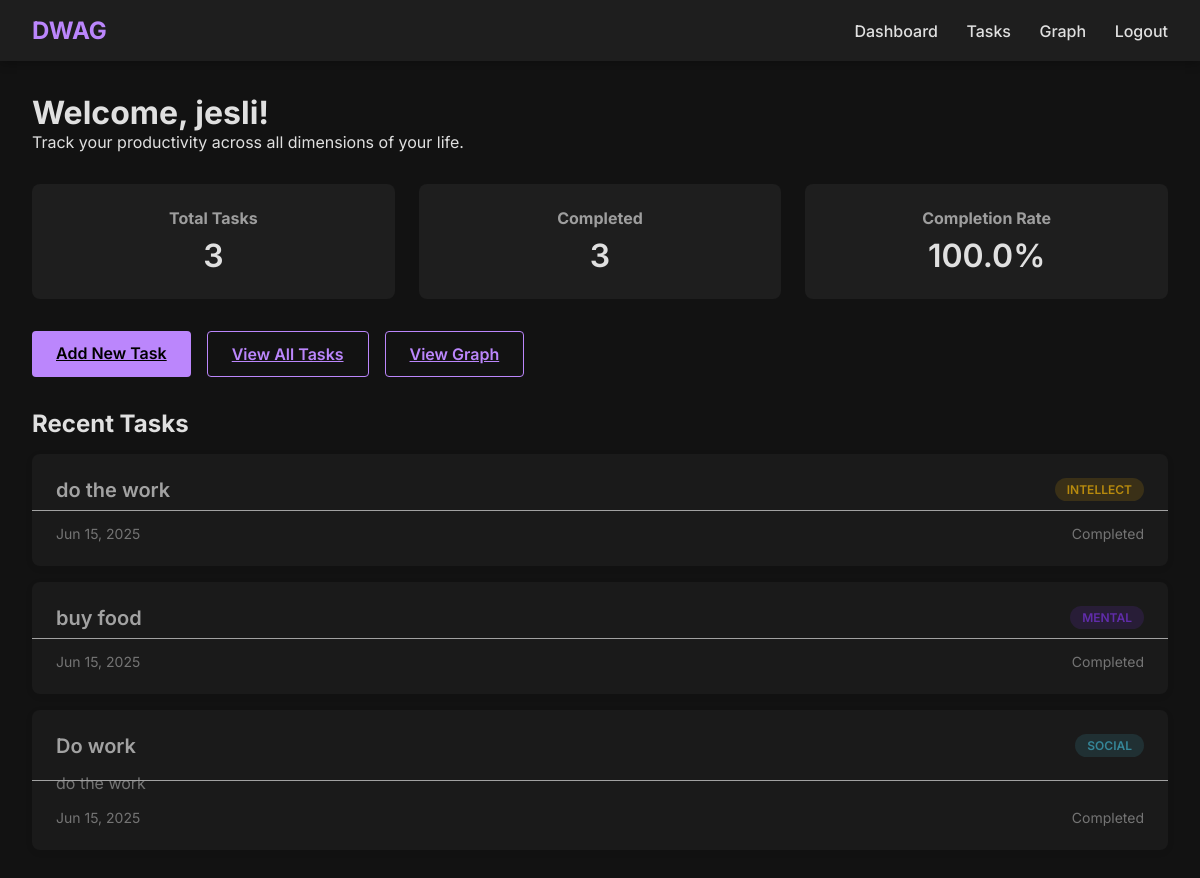
The page /dashboard (signed in) on the database its author committed.
### app.py (models this page shows)
class User(db.Model):
    id = db.Column(db.Integer, primary_key=True)
    username = db.Column(db.String(80), unique=True, nullable=False)
    email = db.Column(db.String(120), unique=True, nullable=False)
    password = db.Column(db.String(200), nullable=False)
    tasks = db.relationship('Task', backref='user', lazy=True)

class Task(db.Model):
    id = db.Column(db.Integer, primary_key=True)
    title = db.Column(db.String(100), nullable=False)
    description = db.Column(db.Text)
    category = db.Column(db.String(50), nullable=False)
    completed = db.Column(db.Boolean, default=False)
    date_created = db.Column(db.DateTime, default=datetime.utcnow)
    user_id = db.Column(db.Integer, db.ForeignKey('user.id'), nullable=False)

### app.py (the view)
@app.route('/dashboard')
def dashboard():
    if 'user_id' not in session:
        return redirect(url_for('login'))
    user = User.query.get(session['user_id'])
    return render_template('dashboard.html', user=user)

### templates/dashboard.html (shortened to what this page needs)
{% extends "base.html" %}
{% block content %}
<div class="dashboard-header">
    <h1>Welcome, {{ user.username }}!</h1>
    <p>Track your productivity across all dimensions of your life.</p>
</div>
<div class="dashboard-stats">
    <div class="stat-card">
        <h3>Total Tasks</h3>
        <p>{{ user.tasks|length }}</p>
    </div>
    <div class="stat-card">
        <h3>Completed</h3>
        <p>{{ user.tasks|selectattr('completed')|list|length }}</p>
    </div>
    <div class="stat-card">
        <h3>Completion Rate</h3>
        <p>
            {% if user.tasks|length > 0 %}
                {{ (user.tasks|selectattr('completed')|list|length / user.tasks|length * 100)|round(1) }}%
            {% else %}
                0%
            {% endif %}
        </p>
    </div>
</div>
<div class="dashboard-actions">
    <a href="{{ url_for('add_task') }}" class="btn btn-primary">Add New Task</a>
    <a href="{{ url_for('view_tasks') }}" class="btn btn-secondary">View All Tasks</a>
    <a href="{{ url_for('graph') }}" class="btn btn-tertiary">View Graph</a>
</div>
<div class="recent-tasks">
    <h2>Recent Tasks</h2>
    {% if user.tasks[-3:] %}
        {% for task in user.tasks[-3:]|reverse %}
            <div class="task-card {% if task.completed %}completed{% endif %}">
                <div class="task-title">
                    <span>{{ task.title }}</span>
                    <span class="task-category category-{{ task.category.lower() }}">{{ task.category }}</span>
                </div>
                <p class="task-description">{{ task.description }}</p>
                <div class="task-footer">
                    <span>{{ task.date_created.strftime('%b %d, %Y') }}</span>
                    {% if not task.completed %}
                        <a href="{{ url_for('complete_task', task_id=task.id) }}" class="btn btn-small">Mark Complete</a>
                    {% else %}
                        <span>Completed</span>
                    {% endif %}
                </div>
            </div>
        {% endfor %}
    {% else %}
        <p>No tasks yet. <a href="{{ url_for('add_task') }}">Add your first task</a> to get started!</p>
    {% endif %}
</div>
{% endblock %}

### templates/base.html (shortened to what this page needs)
<!DOCTYPE html>
<html lang="en">
<head>
    <link rel="stylesheet" href="{{ url_for('static', filename='css/style.css') }}">
</head>
<body>
    <nav class="navbar">
        <div class="container">
            <a href="{{ url_for('index') }}" class="logo">DWAG</a>
            <div class="nav-links">
                {% if 'user_id' in session %}
                    <a href="{{ url_for('dashboard') }}">Dashboard</a>
                    <a href="{{ url_for('view_tasks') }}">Tasks</a>
                    <a href="{{ url_for('graph') }}">Graph</a>
                    <a href="{{ url_for('logout') }}">Logout</a>
                {% else %}
                    <a href="{{ url_for('login') }}">Login</a>
                    <a href="{{ url_for('register') }}">Register</a>
                {% endif %}
            </div>
        </div>
    </nav>
    <div class="container">
        {% block content %}{% endblock %}
    </div>
</body>
</html>

### static/css/style.css (style rules this page uses)
:root { --bg-color: #121212; --card-bg: #1e1e1e; --text-color: #e0e0e0; --text-muted: #9e9e9e; --primary: #bb86fc; --primary-variant: #3700b3; --secondary: #03dac6; --error: #cf6679; --success: #4caf50; --warning: #ff9800; --info: #2196f3; }
* { margin: 0; padding: 0; box-sizing: border-box; font-family: 'Inter', sans-serif; }
body { background-color: var(--bg-color); color: var(--text-color); min-height: 100vh; }
.container { max-width: 1200px; margin: 0 auto; padding: 2rem; }
.navbar { background-color: var(--card-bg); padding: 1rem 0; box-shadow: 0 2px 10px rgba(0, 0, 0, 0.3); }
.navbar .container { display: flex; justify-content: space-between; align-items: center; padding: 0 2rem; }
.logo { font-size: 1.5rem; font-weight: 700; color: var(--primary); text-decoration: none; }
.nav-links a { color: var(--text-color); text-decoration: none; margin-left: 1.5rem; font-weight: 500; transition: color 0.3s; }
.btn { padding: 0.75rem 1.5rem; background-color: var(--primary); color: #000; border: none; border-radius: 4px; font-weight: 600; cursor: pointer; transition: background-color 0.3s; }
.task-card { background-color: var(--card-bg); padding: 1.5rem; border-radius: 8px; margin-bottom: 1rem; box-shadow: 0 2px 8px rgba(0, 0, 0, 0.1); }
.task-title { font-size: 1.25rem; font-weight: 600; margin-bottom: 0.5rem; display: flex; justify-content: space-between; }
.task-category { display: inline-block; padding: 0.25rem 0.75rem; border-radius: 20px; font-size: 0.75rem; font-weight: 600; margin-bottom: 0.5rem; }
.task-description { color: var(--text-muted); margin-bottom: 1rem; }
.task-footer { display: flex; justify-content: space-between; align-items: center; font-size: 0.875rem; color: var(--text-muted); }
.completed { opacity: 0.7; position: relative; }
.completed::after { content: ''; position: absolute; top: 50%; left: 0; right: 0; height: 1px; background-color: var(--text-color); }
.dashboard-header { margin-bottom: 2rem; }
.dashboard-stats { display: grid; grid-template-columns: repeat(auto-fit, minmax(200px, 1fr)); gap: 1.5rem; margin-bottom: 2rem; }
.stat-card { background-color: var(--card-bg); padding: 1.5rem; border-radius: 8px; text-align: center; }
.stat-card h3 { font-size: 1rem; color: var(--text-muted); margin-bottom: 0.5rem; }
.stat-card p { font-size: 2rem; font-weight: 600; }
.dashboard-actions { display: flex; gap: 1rem; margin-bottom: 2rem; }
.btn-tertiary { background-color: transparent; border: 1px solid var(--primary); color: var(--primary); }
.recent-tasks { margin-top: 2rem; }
.recent-tasks h2 { margin-bottom: 1rem; }
.btn-secondary { background-color: transparent; border: 1px solid var(--primary); color: var(--primary); }
.category-social { background-color: rgba(69, 183, 209, 0.2); color: #45B7D1; }
.category-intellect { background-color: rgba(255, 190, 11, 0.2); color: #FFBE0B; }
.category-mental { background-color: rgba(131, 56, 236, 0.2); color: #8338EC; }

### rows shown on the page
User: username "jesli"
Task: title "do the work", category "INTELLECT", date_created "Jun 15, 2025", completed "Completed"
Task: title "buy food", category "MENTAL", date_created "Jun 15, 2025", completed "Completed"
Task: title "Do work", category "SOCIAL", description "do the work", date_created "Jun 15, 2025", completed "Completed"

### other values the page prints
{{ user.tasks|length }} "3"
{{ user.tasks|selectattr('completed')|list|length }} "3"
